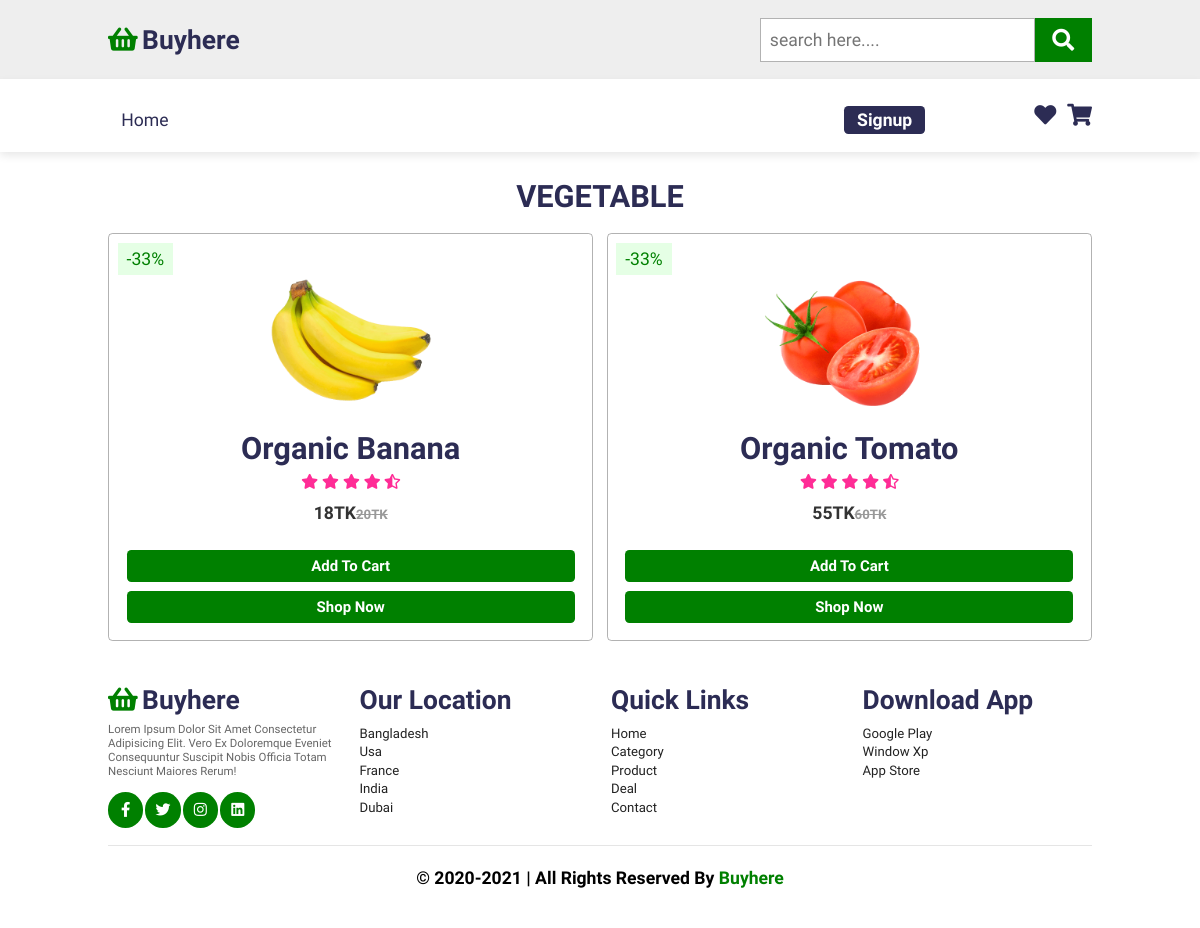
Screenshot of /pages/category_detail.php?id=1 with the database file from the repository.
### tables this page shows
CREATE TABLE `categories` (
  `id` int(10) NOT NULL,
  `name` varchar(100) NOT NULL,
  `icon` varchar(150) NOT NULL,
  `latest_product` timestamp NOT NULL DEFAULT current_timestamp() ON UPDATE current_timestamp(),
  `category_img` text NOT NULL
);

CREATE TABLE `product` (
  `id` int(30) NOT NULL,
  `name` varchar(100) NOT NULL,
  `description` text NOT NULL,
  `size` varchar(20) NOT NULL,
  `color` varchar(30) NOT NULL,
  `price` int(10) NOT NULL,
  `special_price` int(10) NOT NULL,
  `product_photo` text NOT NULL,
  `inventory_ammount` int(20) NOT NULL,
  `reviews` varchar(250) NOT NULL,
  `brand_id` varchar(20) NOT NULL,
  `category_id` int(10) NOT NULL,
  `timistamp` timestamp NOT NULL DEFAULT current_timestamp() ON UPDATE current_timestamp()
);

### pages/category_detail.php (the view, shortened to what this page needs)
<?php
    include '../database/db.php';
    $category_id = $_GET['id'];
    $sql = "SELECT * FROM product WHERE category_id='$category_id'";
    $result = $conn->query($sql);
    $products = array();
    if ($result->num_rows > 0) {
        while($row = $result->fetch_assoc()) {
            array_push($products,$row);
        }
    }
    else {
        echo "0 results";
    }
    $sql = "SELECT * FROM categories WHERE id='$category_id'";
    $result = $conn->query($sql);
    $categories = array();
    if ($result->num_rows > 0) {
        while($row = $result->fetch_assoc()) {
            array_push($categories,$row);
        }
    }
    else {
        echo "0 results";
    }
?>
<!DOCTYPE html>
<html lang="en">
<head>
    <link rel="stylesheet" href="../css/style.css">
    <link rel="stylesheet" href="../css/responsive.css">
    <link rel="stylesheet" href="https://cdnjs.cloudflare.com/ajax/libs/font-awesome/5.15.3/css/all.min.css">
</head>
<body>
        <?php
        include 'header.php';
        ?>
    <section class="product" id="product">
        <h1 class="heading"><?php echo $categories[0]['name'];?></h1>
        <div class="box-container">
            <?php
                for($i=0; $i<count($products);$i++){
            ?>
            <div class="box">
                <span class="discount">-33%</span>
                <img src="../<?php echo $products[$i]['product_photo'];?>" alt="">
                <h3><?php echo $products[$i]['name']; ?></h3>
                <div class="stars">
                    <i class="fas fa-star"></i>
                    <i class="fas fa-star"></i>
                    <i class="fas fa-star"></i>
                    <i class="fas fa-star"></i>
                    <i class="fas fa-star-half-alt"></i>
                </div>
                <div class="price"><?php echo $products[$i]['special_price'];?>TK<span><?php echo $products[$i]['price'];?>TK</span></div>
                <div class="quantity">
                </div>
                <a class="btn cartadd" data-prid="<?php echo $products[$i]['id'];?>">add to cart</a>
                <a href="" class="btn">shop now</a>
            </div>
            <?php } ?>
        </div>
</section>
        <?php
            include 'footer.php';
        ?>
</body>
</html>

### css/style.css (style rules this page uses)
:root { --green: green; --black: #2c2c54; }
* { margin: 0; padding: 0; box-sizing: border-box; font-family: 'Nunito Sans', sans-serif; outline: none; border: none; text-decoration: none; text-transform: capitalize; transition: all .2s linear; }
html { scroll-behavior: smooth; font-size: 62.5%; overflow-x: hidden; scroll-padding-top: 6.5rem; }
section { padding: 2rem 9%; }
.btn { display: inline-block; margin-top: 1rem; background: var(--green); color: #fff; padding: .8rem 3rem; font-size: 1.7rem; text-align: center; border-radius: .5rem; font-weight: bolder; cursor: pointer; }
.heading { text-align: center; color: var(--black); text-transform: uppercase; padding: 1rem; font-size: 3.5rem; padding-bottom: 2rem; }
.product .box-container { display: flex; flex-wrap: wrap; gap: 1.5rem; }
.product .box-container .box { flex: 1 1 30rem; text-align: center; padding: 2rem; border: .1rem solid rgba(0, 0, 0, .3); border-radius: .5rem; overflow: hidden; position: relative; }
.product .box-container .box img { height: 20rem; }
.product .box-container .box .discount { position: absolute; top: 1rem; left: 1rem; background: rgba(0, 255, 0, .1); color: var(--green); padding: .7rem 1rem; font-size: 2rem; }
.product .box-container .box h3 { color: var(--black); font-size: 3.5rem; }
.product .box-container .box .stars i { padding: 1rem .1rem; font-size: 1.7rem; color: rgba(255, 0, 128, 0.829); }
.product .box-container .box .price { font-size: 2rem; color: #333; padding: .5rem 0; font-weight: bold; }
.product .box-container .box .price span { font-size: 1.5rem; color: #999; text-decoration: line-through; }
.product .box-container .box .quantity { display: flex; align-items: center; justify-content: center; padding-top: 1rem; padding-bottom: .5rem; }
.product .box-container .box .btn { display: block; }

### css/responsive.css (style rules this page uses)
@media (max-width:1200px) { html { font-size: 55%; } }

### rows the page displays
categories: name "VEGETABLE"
product: product_photo (picture), name "Organic Banana", special_price "18", price "20"
product: product_photo (picture), name "Organic Tomato", special_price "55", price "60"
